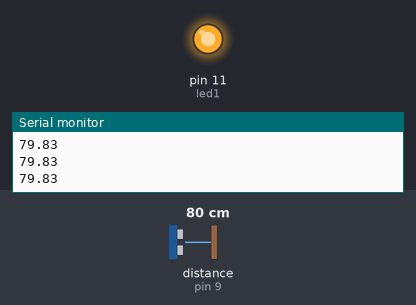
Simulated run of this sketch. Board: Arduino Uno, built with avr-gcc and run on an emulated ATmega328P. On the bench: output pins drawn as LEDs (lit = HIGH), the last lines printed to the serial monitor. Wiring (inferred from the names in the program): ultrasonic range finder: trigger pin 8; echo pin 9. The test bench sets the inputs (shaded band); at power-on: distance to the obstacle (sensor on pin 9) 80 cm. The echo pulse lasts 58.3 µs per cm; pins used as bus, display or sensor lines are not drawn.

Above: at 1.2 s.
1.3 s: distance to the obstacle (sensor on pin 9) set to 23 cm
2.8 s: distance to the obstacle (sensor on pin 9) set to 18 cm
At 4.0 s:
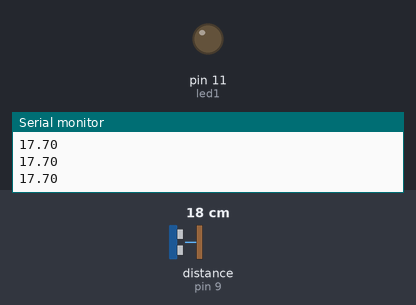
4.3 s: distance to the obstacle (sensor on pin 9) set to 35 cm
At 5.1 s:
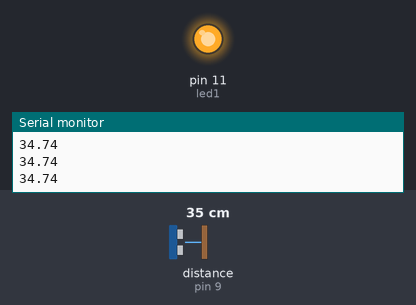
5.8 s: distance to the obstacle (sensor on pin 9) set to 2 cm
At 6.6 s:
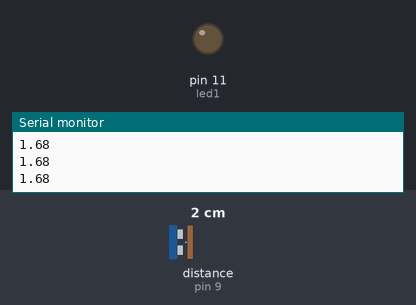
Timing chart, 0 to 8.3 s (numbered marks = the images above; inputs shaded):
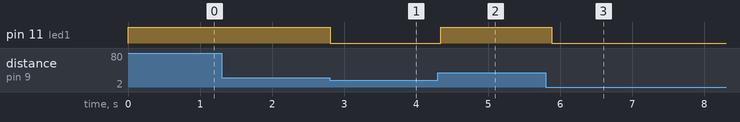

Measured:
- the behaviour switches between 21 and 20 cm on distance to the obstacle (sensor on pin 9) (found by bisection; images 0 and 1)
- after the input at 2.8 s, pin 11 (led1): HIGH → LOW at once
- after the input at 4.3 s, pin 11 (led1): LOW → HIGH at once
- after the input at 5.8 s, pin 11 (led1): HIGH → LOW after 0.08 s

The sketch:

US.ino
```cpp
 const int trigPin = 8;
const int echoPin = 9;
const int led1 = 11;
long duration;
float distance;

void setup()
{
  pinMode(trigPin, OUTPUT);
  pinMode(echoPin, INPUT);
  pinMode(led1, OUTPUT);

}

void loop()
{
  Serial.begin(9600);
  digitalWrite(trigPin, LOW);
  delayMicroseconds(2);
  digitalWrite(trigPin, HIGH);
  delayMicroseconds(10);
  digitalWrite(trigPin, LOW);

  duration = pulseIn(echoPin, HIGH);
  distance = (duration/2) / 29.1;

if(distance>=20){
  digitalWrite(led1,HIGH);
}else{
  digitalWrite(led1,LOW);
}

   Serial.println(distance);
    delay(100);
}
```
